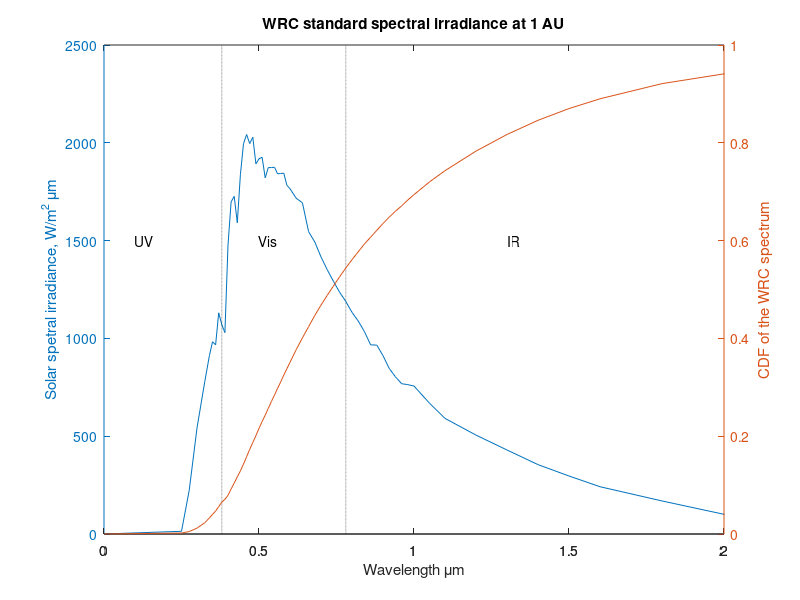
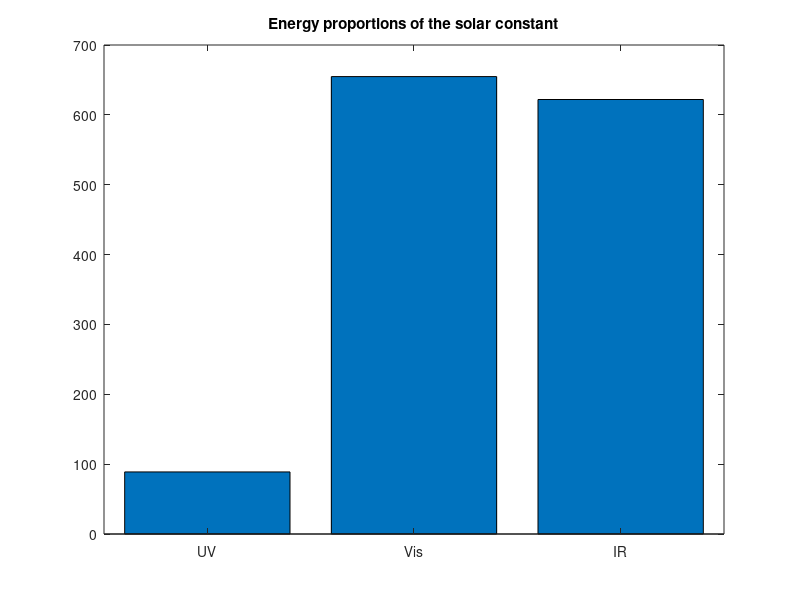

These figures' MATLAB source, in order: (Note: this script raises an error after producing the figures.)
close all

%% User specific variables in order to test
% set location for the Australian National University.
latitude = -35.2;
longitude = 149.2;

% set the time start and end times. All in UTC with format 
time_format = 'ddmmyyyy';
start_time = '01012018';
end_time = '01012019';
resolution_in_minutes = 10;

%% Pre-cursory time logic
time_stamps = (datenum(start_time,time_format):resolution_in_minutes/1440:datenum(end_time,time_format))';
% derive the "n" variable for these time steps, this describes the day
% number from start of the year. It appears that each year is treated the
% same for the solar geometry options and so we can take advantage of the
% datevector operations in matlab.

% n is slightly different in leap years, this must be considered.
% make datevec
datevecs = datevec(time_stamps);
% extract only the year of each time step
time_year = datevecs(:,1);
% use modulo division by 4 == 0 to indicate leap year
leap_year_ind = mod(time_year,4)==0;
% find the start point of a leap year and non-leap year respectively.
leap_year = datenum([zeros(length(time_stamps),1), datevecs(:,2:end)]) - datenum([0,1,1,0,0,0]);
non_leap_year = datenum([ones(length(time_stamps),1), datevecs(:,2:end)]) - datenum([1,1,1,0,0,0]);
% make an empty n
n =zeros(size(time_stamps));
% fill n with the leap year n or non-leap year n using the indices.
n(leap_year_ind==1) = leap_year(leap_year_ind==1);
n(leap_year_ind==0) = non_leap_year(leap_year_ind==0);

%% 1.1 Sun - earth
earth_diameter = 1.27*10^7; %m
sun_diameter = 1.39*10^9; %m
mean_sun_earth_distance = 1.495*10^11; %m or 1 AU

sun_black_body_temperature = 5777; %K
sun_interior_core_temperature_lower = 8*10^6; %K
sun_interior_core_temperature_upper = 40*10^6; %K
sun_density = 100000; %kgm-3;

%% 1.2 solar constant
solar_constant = 1367; %Wm-2

%% 1.3 spectral
lambda = [0,0.25,0.275,0.3,0.325,0.34,0.35,0.36,0.37,0.38,0.39,0.4,0.41,...
    0.42,0.43,0.44,0.45,0.46,0.47,0.48,0.49,0.5,0.51,0.52,0.53,0.54,0.55,...
    0.56,0.57,0.58,0.59,0.6,0.62,0.64,0.66,0.68,0.70,0.72,0.74,0.76,0.78,...
    0.8,0.82,0.84,0.86,0.88,0.9,0.92,0.94,0.96,0.98,1,1.05,1.1,1.2,1.3,1.4,...
    1.5,1.6,1.8,2,2.5,3,3.5,4,5,8]';
Gsc_lambda = [0,13.8,224.5,542.3,778.4,912.0,983.0,967.0,1130.8,1070.3,1029.5,...
    1476.9,1698.0,1726.2,1591.1,1837.6,1995.2,2042.6,1996.0,2028.8,1892.4,...
    1918.3,1926.1,1820.9,1873.4,1873.3,1875.0,1841.1,1843.2,1844.6,1782.2,...
    1765.4,1716.4,1693.6,1545.7,1492.7,1416.6,1351.3,1292.4,1236.1,1188.7,...
    1133.3,1089.0,1035.2,967.1,965.7,911.9,846.8,803.8,768.5,763.5,756.5,...
    668.6,591.1,505.6,429.5,354.7,296.6,241.7,169.0,100.7,49.5,25.5,...
    14.3,7.8,2.7,0.8]';
f0_to_lambda = [0,0.002,0.005,0.012,0.023,0.033,0.040,0.047,0.056,0.065,0.071,...
    0.079,0.092,0.104,0.117,0.129,0.143,0.158,0.173,0.187,0.201,0.216,0.230,...
    0.243,0.257,0.271,0.284,0.298,0.311,0.325,0.338,0.351,0.377,0.401,0.424,...
    0.447,0.468,0.488,0.507,0.526,0.544,0.561,0.577,0.593,0.607,0.621,0.635,...
    0.648,0.660,0.671,0.683,0.694,0.720,0.743,0.783,0.817,0.846,0.870,0.890,...
    0.921,0.941,0.968,0.981,0.988,0.992,0.996,0.999]';

% share in each type of irradiance: uv, visible and infra-red.
lambda1 = 0;
lambda2 = 0.38;
lambda3 = 0.78;
lambda4 = 10;
uv_Energy = solar_constant * (f0_to_lambda(knnsearch(lambda,lambda2)) - f0_to_lambda(knnsearch(lambda,lambda1)));
vis_Energy = solar_constant * (f0_to_lambda(knnsearch(lambda,lambda3)) - f0_to_lambda(knnsearch(lambda,lambda2)));
ir_Energy = solar_constant * (f0_to_lambda(knnsearch(lambda,lambda4)) - f0_to_lambda(knnsearch(lambda,lambda3)));

% plot
figure('name','Energy spectrum')
ax = plotyy(lambda,Gsc_lambda,lambda,f0_to_lambda);
hold on
y=0:2500;
plot(ones(size(y)).*lambda2,y,':k')
plot(ones(size(y)).*lambda3,y,':k')
hold off
text(0.1,1500,'UV')
text(0.5,1500,'Vis')
text(1.3,1500,'IR')
xlim([0 2])
ylim([0 2500])
xlabel('Wavelength {\mu}m')
ylabel(ax(1),'Solar spetral irradiance, W/m^2 {\mu}m')
ylabel(ax(2),'CDF of the WRC spectrum')
title('WRC standard spectral irradiance at 1 AU')

% plot
figure('name','solar energy share')
bar([uv_Energy;vis_Energy;ir_Energy]')
xticklabels({'UV','Vis','IR'})
title('Energy proportions of the solar constant')

%% 1.4 Estraterrestrial 
% Variation in intensity assumed constant (though reportedly varies +-
% 1.5%) However, variation in the earth-sun distance is considered.

% extra terrestrial irradiance normal to the radiation on the nth perido of the year.
extraterrestrial_irradiance = solar_constant.*(1+0.033.*cosd((360.*n)./365));

% plot
figure('name','extraterrestrial solar radiation')
plot(datetime(datevec(time_stamps)),extraterrestrial_irradiance)
ylabel('G_{0n}, W.m^2')
xlabel('Day of Year')
title('Variation of extraterrestrial solar radiation with time of year')

%% 1.5 Definitions.
% air mass m, the ratio of mass of atmosphere through which beam radiation
% passes to the mass it would pass through if the sun were directly
% overhead (e.g. 1). 
zenith_angle_range = -90:0.1:90;
AM = 1./cosd(zenith_angle_range);

% plot
figure('name','airmass')
plot(zenith_angle_range,AM)
xlabel('Zenith angle (deg)')
ylabel('Air Mass')
ylim([0,10])
xlim([-90,90])
title('Air mass variation with zenith angle')

% solar time. Time based on apparent angular motion of the sun across the
% sky, with solar noon the time the sun crosses the meridian of the
% observer. Note, it does not coincide with local clock time. 
% Correction 1, for difference in longitude and meridian of observer.
% Correction 2, the equation of time that considers pertubations of earth's
% rotation. 
% longitude is in degrees west (i.e. 0deg < L< 360deg).
%equation of time
B = (n-1).*360/365;
EoT = 229.2.*(0.000075+0.001868.*cosd(B)-0.032077.*sind(B)-0.014615.*cosd(2.*B)-0.04089.*sind(2.*B));

%plot
figure('name','Equation of Time')
plot(datetime(datevec(time_stamps)),EoT)
xlabel('Day of year')
ylabel('Equation of time, min')
title('The equation of time in minutes, as a function of time of year')

% find the solar time for ANU at 14:54 05/21/2018, where CBR is +9 and at
% 149.2 latitude (+180 for 0:360 format.
% see function at bottom of script

solar_time = LocalTimeToSolarTime(datevec(datenum([2018,01,01,0,0,0])+n),9,longitude);
% find the hour of each n time step as a decimal using the mins and seconds
% of solar time. this can be used to derive the hour angle.
solar_decimal_time = solar_time(:,4)+solar_time(:,5)./60+solar_time(:,6)/(60*60);

% the hour angle is 15degrees per hour times 1.5 hours before noon. 
hour_angle = 15.*(solar_decimal_time-12/24);

%% 1.6 Direction of Beam Radiation

%Declination is the angular position of the sun at solar noon (i.e. when
%the sun is on the local meridian), with respect to the plane of the eq
%where north is positive.
declination_angle = 23.45.*sind(360.*(284+n)./365);

%plot
figure('name','Declination')
plot(datetime(datevec(time_stamps)),declination_angle)
xlabel('Day of year')
ylabel('Declination angle (degs.)')
title('The solar decliation angle as a function of time of year')
ylim([-23.45 23.45])

% angle of incidence can be derived from the following known constants:
% hour angle, slope(1her 0to90 is increasing tilt towards eq, 90to180 faces
% the ground), declination, latitude (positive north, negative south), and
% surface azimuth angle(where 0 is due south, east is negative and west positive). 

% make different options of slope and azimuth
slope = 0:5:180;
azimuth = -180:15:180;
[S,A] = meshgrid(slope,azimuth);
slopes = reshape(S,[numel(S),1]);
azimuths = reshape(A,[numel(A),1]);

angles_of_incidence=zeros(length(declination_angle),length(azimuths));

for i = 1:length(azimuths)
    angles_of_incidence(:,i)= AngleOfIncidence(declination_angle,hour_angle,latitude,slopes(i),azimuths(i));
end

% the angle of incidence is the angle between thebeam radiation on a
% surface and the normal to that surface. an angle of incidence equal to 0
% means that the plane is perpendicular to the sun. This would result in
% better insolation.

% for a flat surface, the angle of incidence is akin to the zenith angle 
% and is therefore is simplified to
zenith_angle = acosd( cosd(latitude).*cosd(declination_angle).*cosd(hour_angle)+sind(latitude).*sind(declination_angle) );

% repeat the zenith angle to match all orientations calculated in the
% angles of incidence so that a heat map can be plotted.
zenith_angle_rep=repmat(zenith_angle,[1,size(angles_of_incidence,2)]);
% isolate daytime periods by excluding incident angles where zenith>90;
mean_incident_angle_at_day_time = angles_of_incidence;
mean_incident_angle_at_day_time(zenith_angle_rep>90) = NaN;

% plot
figure('name','mean angle of incidence at each tilt azi at -35deg latitude')
contourf(slope,azimuth,reshape(prctile(mean_incident_angle_at_day_time,15),[length(azimuth),length(slope)]))
ylabel('azimuth of plane (deg -east : 0 south : +west)')
xlabel('tilt of plane towards equator (0 = flat up, 180 = flat down)')
title({'25^{th} percentile angle of incidence at different panel tilt/azimuths.';'Only daylight hours are considered (\theta_z < 90)';'The lower the angle, the more energy received. 0 = perpendicular to sun'})
xticks(slope)
yticks(azimuth)
xtickangle(90)
colormap('cool')
colorbar

% The solar azimuth angle is in the range -180 to 180 degrees. 
% The azimuth angle requires on certain precursors C1 C2 and C3

hour_angle_east_west = acosd( tand(declination_angle)./tand(latitude) );

C1 = abs(hour_angle) < hour_angle_east_west;
C1(C1==0) = -1;
C1(abs(tand(declination_angle)./tand(latitude))>1) = 1;

C2 = (latitude.*(ones(size(declination_angle)).*latitude-declination_angle)) >= 0;
C2(C2==0) = -1;

C3 = hour_angle >= 0;
C3(C3==0) = -1;

pseudo_solar_azimuth_angle = asind( (sind(hour_angle).*cosd(declination_angle))./sind(zenith_angle) );
solar_azimuth_angle = C1.*C2.*pseudo_solar_azimuth_angle + C3.*((1-C1.*C2)./2).*180;

% there are possible corrections tha tmust be made for northern and
% southern hemispheres, however, it appears by having sign conventions in
% the latitude, that these are covered for. 

% daylight hours
daylight_hours = 2/15 .*acosd(-tand(latitude).*tand(declination_angle));

% plot
figure('name','daylight hours')
plot(datetime(datevec(time_stamps)), daylight_hours)
xlabel('Time')
title('Number of daylight hours for specified latitude as function of time of year.')

%profile angle
azimuth = 25; 
solar_altitude = asind( cosd(zenith_angle) );
profile_angle = atand( tand(solar_altitude)./(cosd(solar_azimuth_angle - azimuth)) ); 




%% functions

function solar_time = LocalTimeToSolarTime(local_time_as_datevec, GMT_difference, longitude)
% where GMT difference is the difference of the local time from Grenwich
% mean time. e.g. NSW is +9/10/11 depending on DST.
    % derive the day of year, n
    start_of_year = datenum([local_time_as_datevec(:,1),ones(length(local_time_as_datevec(:,1)),2),zeros(length(local_time_as_datevec(:,1)),3)]);
    n = datenum(local_time_as_datevec) - start_of_year;
    B = (n-1).*360/365;
    EoT = 229.2.*(0.000075+0.001868.*cosd(B)-0.032077.*sind(B)-0.014615.*cosd(2.*B)-0.04089.*sind(2.*B));
    solar_time_diff_to_standard_time = 4.*(longitude - 15*GMT_difference) + EoT; % in mins
    solar_time = datenum(local_time_as_datevec) + solar_time_diff_to_standard_time/1440;
    solar_time = datevec(solar_time);
end


function angle_of_incidence = AngleOfIncidence(declination_angle,hour_angle,latitude,tilt,azimuth)
    angle_of_incidence = real(acosd( sind(declination_angle).*sind(latitude).*cosd(tilt)...
        -sind(declination_angle).*cosd(latitude).*sind(tilt).*cosd(azimuth)...
        +cosd(declination_angle).*cosd(latitude).*cosd(tilt).*cosd(hour_angle)...
        +cosd(declination_angle).*sind(tilt).*sind(azimuth).*sind(hour_angle) ));
end












